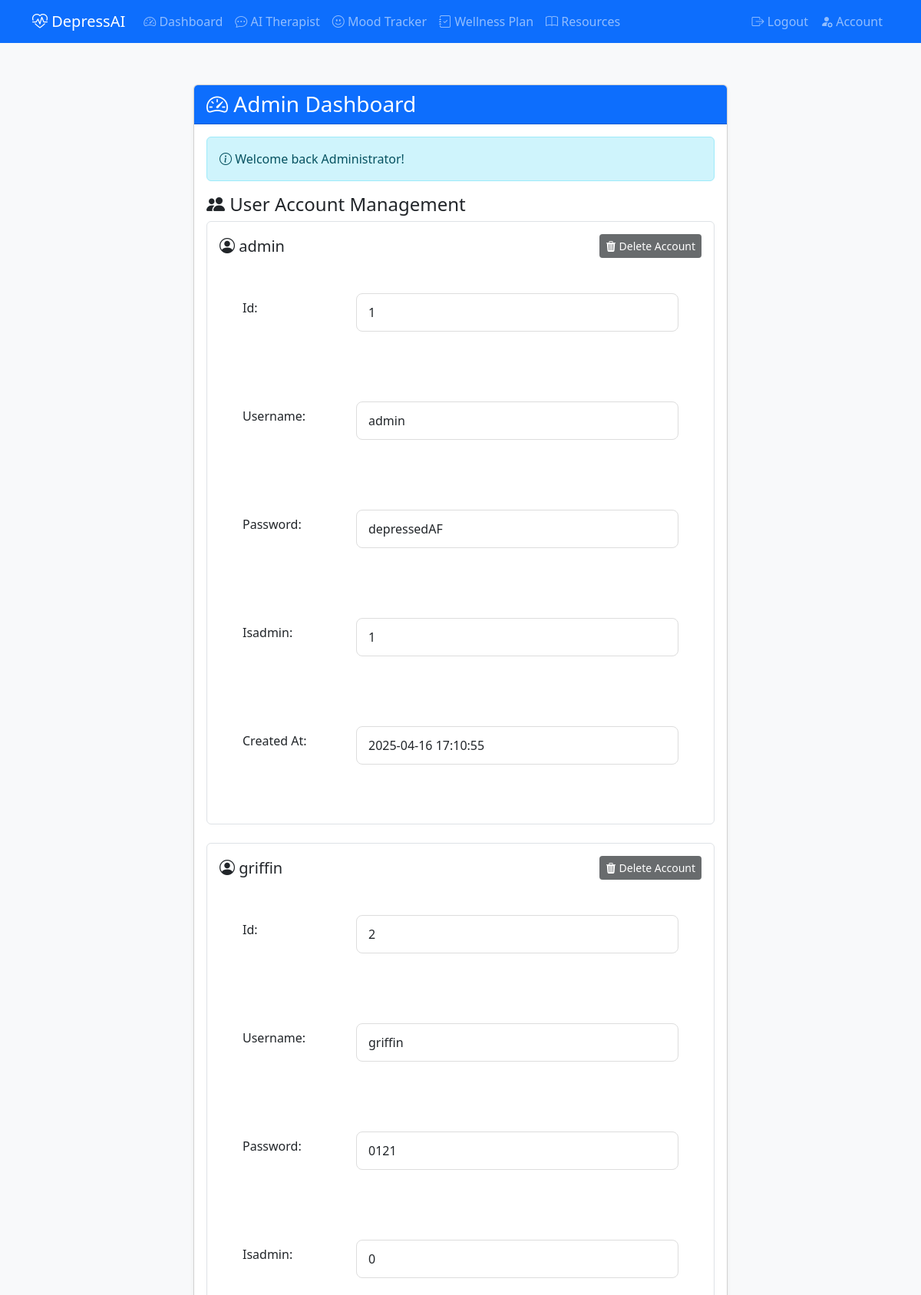
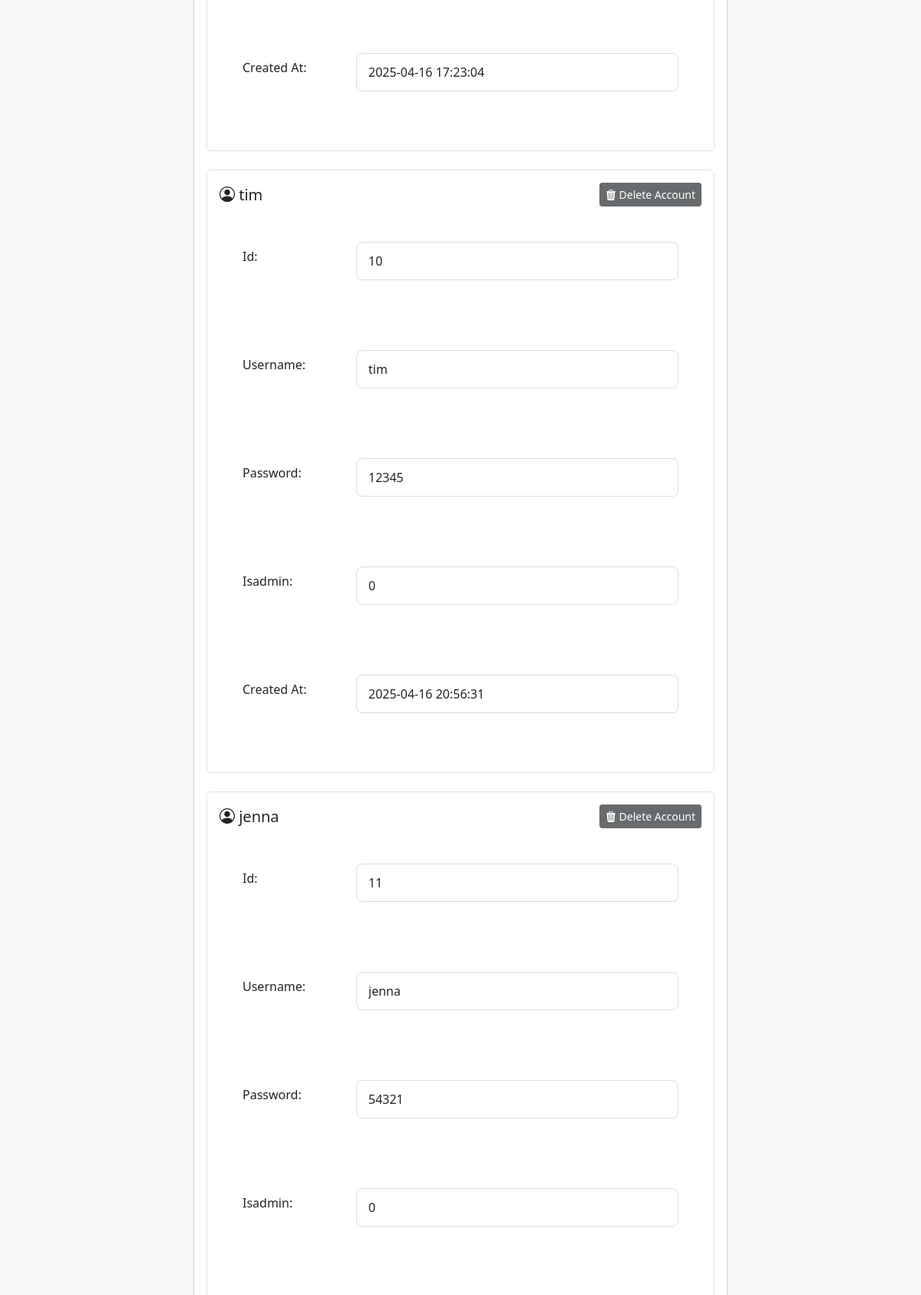
The page /admin (signed in, upper part) on the database its author committed (2 pictures, top to bottom).
### tables this page shows
CREATE TABLE users (
                id INTEGER PRIMARY KEY AUTOINCREMENT,
                username TEXT UNIQUE NOT NULL,
                password TEXT NOT NULL,
                isAdmin INTEGER DEFAULT 0,
                created_at TIMESTAMP DEFAULT CURRENT_TIMESTAMP
            );

### project.py (the view)
@app.route('/admin', methods=['GET', 'POST'])
def admin():
    if 'user_id' not in session:
        return redirect(url_for('home'))
    if 'user_id' in session:
        user_data = __get_all_from_db("users", "id")
        isAdmin = user_data[0]['isAdmin']
        if isAdmin == 0:
            return redirect(url_for('home'))
    all_users = __get_all_users()
    return render_template('admin.html', all_users=all_users)

### project.py (called while the page is built)
def __get_db_connection():
    conn = sqlite3.connect('database.db')
    conn.row_factory = sqlite3.Row
    return conn

def __get_all_users():
    with sqlite3.connect('database.db') as conn:
        conn.row_factory = sqlite3.Row
        rows = conn.execute('SELECT * FROM users').fetchall()
    return [dict(row) for row in rows]

def __get_all_from_db(table: str, user_col: str = 'user_id', data_col: str = '*'):
    conn = __get_db_connection()
    query = f"SELECT {data_col} FROM {table} WHERE {user_col} = ? ORDER BY created_at DESC"
    ret = conn.execute(query, (session['user_id'],)).fetchall()
    conn.close()
    return ret

### templates/admin.html (shortened to what this page needs)
{% extends "base.html" %}
{% block content %}
<div class="row">
    <div class="col-md-8 mx-auto">
        <div class="card shadow-sm mb-4">
            <div class="card-header bg-primary text-white">
                <h3 class="mb-0"><i class="bi bi-speedometer2"></i> Admin Dashboard</h3>
            </div>
            <div class="card-body">
                <div class="alert alert-info">
                    <i class="bi bi-info-circle"></i> Welcome back Administrator!
                </div>
                <div class="admin-section">
                    <h4 class="section-title"><i class="bi bi-people-fill"></i> User Account Management</h4>
                    {% for user in all_users %}
                        <div class="user-card mb-4 p-3 border rounded">
                            <div class="user-header d-flex justify-content-between align-items-center mb-3">
                                <h5 class="mb-0"><i class="bi bi-person-circle"></i> {{user['username']}}</h5>
                                <form action="{{ url_for('remove_user_account') }}" method="POST" class="inline-form">
                                    <button type="submit" class="admin-button danger">
                                        <i class="bi bi-trash3-fill"></i> Delete Account
                                    </button>
                                </form>
                            </div>
                            <form method="POST" class="auth-form user-form">
                                {% for item in user %}
                                    <div class="mb-3 row">
                                        <label for="{{item}}" class="col-sm-3 col-form-label form-label">{{item|replace('_', ' ')|title}}:</label>
                                        <div class="col-sm-9">
                                            <input type="text" id="{{item}}" name="{{item}}" class="form-control" value="{{ user[item] }}">
                                        </div>
                                    </div>
                                {% endfor %}
                            </form>
                        </div>
                    {% endfor %}
                </div>
            </div>
        </div>
    </div>
</div>
{% endblock %}

### static/styles.css (style rules this page uses)
:root { --primary: #4a89dc; --primary-dark: #3a70c2; --secondary: #a0d468; --danger: #ed5565; --warning: #ffce54; --info: #5d9cec; --light: #f5f7fa; --dark: #434a54; }
body { font-family: 'Segoe UI', Tahoma, Geneva, Verdana, sans-serif; background-color: #f8f9fa; color: #333; min-height: 100vh; display: flex; flex-direction: column; }
.admin-button { background-color: #686b6d; color: white; border: none; padding: 5px 8px; font-size: 14px; cursor: pointer; border-radius: 4px; }
.inline-form { display: inline; }
.auth-form .form-control { padding: 12px 15px; margin-bottom: 15px; border: 1px solid #ddd; border-radius: 8px; transition: all 0.3s; }
.card { transition: transform 0.3s, box-shadow 0.3s; }
.row { padding: 30px; }

### rows shown on the page
users: username "admin", user "Id" "Username" "Password" "Isadmin" "Created At", id "1" "admin" "depressedAF" "1" "2025-04-16 17:10:55"
users: username "griffin", user "Id" "Username" "Password" "Isadmin" "Created At", id "2" "griffin" "0121" "0" "2025-04-16 17:23:04"
users: username "tim", user "Id" "Username" "Password" "Isadmin" "Created At", id "10" "tim" "12345" "0" "2025-04-16 20:56:31"
users: username "jenna", user "Id" "Username" "Password" "Isadmin", id "11" "jenna" "54321" "0"
